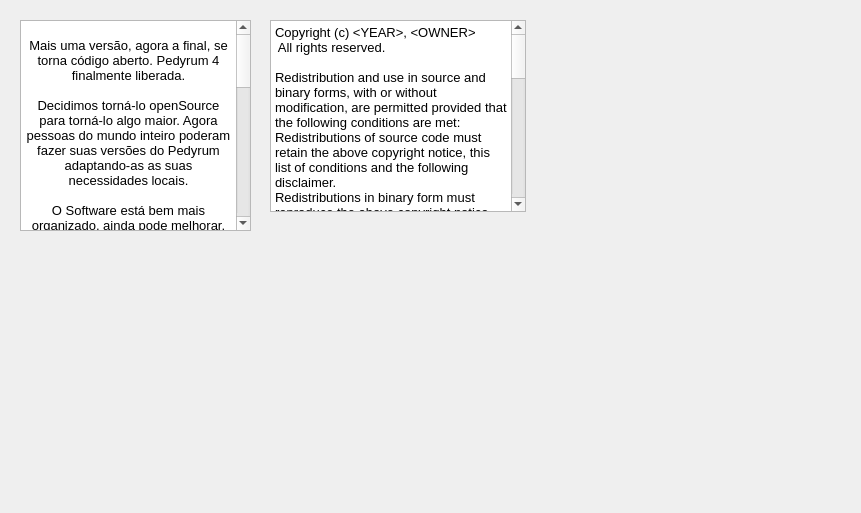
<?xml version="1.0" encoding="UTF-8"?>
<ui version="4.0">
 <class>Pedyrum</class>
 <widget class="QMainWindow" name="Pedyrum">
  <property name="geometry">
   <rect>
    <x>0</x>
    <y>0</y>
    <width>861</width>
    <height>513</height>
   </rect>
  </property>
  <property name="windowTitle">
   <string>Pedyrum</string>
  </property>
  <property name="windowIcon">
   <iconset resource="Files.qrc">
    <normaloff>:/Icon/pedyrum-icon</normaloff>:/Icon/pedyrum-icon</iconset>
  </property>
  <widget class="QWidget" name="wCenter">
   <widget class="QTextBrowser" name="textBrowser">
    <property name="geometry">
     <rect>
      <x>20</x>
      <y>20</y>
      <width>231</width>
      <height>211</height>
     </rect>
    </property>
    <property name="html">
     <string>&lt;!DOCTYPE HTML PUBLIC &quot;-//W3C//DTD HTML 4.0//EN&quot; &quot;http://www.w3.org/TR/REC-html40/strict.dtd&quot;&gt;
&lt;html&gt;&lt;head&gt;&lt;meta name=&quot;qrichtext&quot; content=&quot;1&quot; /&gt;&lt;style type=&quot;text/css&quot;&gt;
p, li { white-space: pre-wrap; }
&lt;/style&gt;&lt;/head&gt;&lt;body style=&quot; font-family:'MS Shell Dlg 2'; font-size:8.25pt; font-weight:400; font-style:normal;&quot;&gt;
&lt;p align=&quot;center&quot; style=&quot;-qt-paragraph-type:empty; margin-top:0px; margin-bottom:0px; margin-left:0px; margin-right:0px; -qt-block-indent:0; text-indent:0px; font-size:8pt;&quot;&gt;&lt;/p&gt;
&lt;p align=&quot;center&quot; style=&quot; margin-top:0px; margin-bottom:0px; margin-left:0px; margin-right:0px; -qt-block-indent:0; text-indent:0px;&quot;&gt;&lt;span style=&quot; font-size:10pt;&quot;&gt;Mais uma versão, agora a final, se torna código aberto. Pedyrum 4 finalmente liberada.&lt;/span&gt;&lt;/p&gt;
&lt;p align=&quot;center&quot; style=&quot;-qt-paragraph-type:empty; margin-top:0px; margin-bottom:0px; margin-left:0px; margin-right:0px; -qt-block-indent:0; text-indent:0px; font-size:10pt;&quot;&gt;&lt;/p&gt;
&lt;p align=&quot;center&quot; style=&quot; margin-top:0px; margin-bottom:0px; margin-left:0px; margin-right:0px; -qt-block-indent:0; text-indent:0px;&quot;&gt;&lt;span style=&quot; font-size:10pt;&quot;&gt;Decidimos torná-lo openSource para torná-lo algo maior. Agora pessoas do mundo inteiro poderam fazer suas versões do Pedyrum adaptando-as as suas necessidades locais.&lt;/span&gt;&lt;/p&gt;
&lt;p align=&quot;center&quot; style=&quot;-qt-paragraph-type:empty; margin-top:0px; margin-bottom:0px; margin-left:0px; margin-right:0px; -qt-block-indent:0; text-indent:0px; font-size:10pt;&quot;&gt;&lt;/p&gt;
&lt;p align=&quot;center&quot; style=&quot; margin-top:0px; margin-bottom:0px; margin-left:0px; margin-right:0px; -qt-block-indent:0; text-indent:0px;&quot;&gt;&lt;span style=&quot; font-size:10pt;&quot;&gt;O Software está bem mais organizado, ainda pode melhorar, mas sem dúvida muito melhor que as versões anteriores, o download do código estará disponível no nosso site.&lt;/span&gt;&lt;/p&gt;
&lt;p align=&quot;center&quot; style=&quot;-qt-paragraph-type:empty; margin-top:0px; margin-bottom:0px; margin-left:0px; margin-right:0px; -qt-block-indent:0; text-indent:0px; font-size:10pt;&quot;&gt;&lt;/p&gt;
&lt;p align=&quot;center&quot; style=&quot; margin-top:0px; margin-bottom:0px; margin-left:0px; margin-right:0px; -qt-block-indent:0; text-indent:0px;&quot;&gt;&lt;span style=&quot; font-size:10pt;&quot;&gt;Não vamos dar suporte, ou qualquer forma de garantias no que se refere ao Pedyrum, tão pouco vamos comercializa-lo, agora qualquer pessoa que tenha conhecimentos técnico do seu código e do seu funcionamento poderá fazer isso, estará por sua conta e risco. Não abandonamos o desenvolvimento, mas agora as versões devem demorar mais para sair.&lt;/span&gt;&lt;/p&gt;
&lt;p align=&quot;center&quot; style=&quot;-qt-paragraph-type:empty; margin-top:0px; margin-bottom:0px; margin-left:0px; margin-right:0px; -qt-block-indent:0; text-indent:0px; font-size:10pt;&quot;&gt;&lt;/p&gt;
&lt;p align=&quot;center&quot; style=&quot; margin-top:0px; margin-bottom:0px; margin-left:0px; margin-right:0px; -qt-block-indent:0; text-indent:0px;&quot;&gt;&lt;span style=&quot; font-size:10pt;&quot;&gt;O motivo de estamos deixando o desenvolvimento com menor prioridade, é que agora nós pretendemos criar novos projetos, iremos focar em mobilidade e web, e já temos projetos em construção, mas como dissemos anteriormente qualquer um poderá dar continuidade ao software apartir dessa versão.&lt;/span&gt;&lt;/p&gt;
&lt;p align=&quot;center&quot; style=&quot;-qt-paragraph-type:empty; margin-top:0px; margin-bottom:0px; margin-left:0px; margin-right:0px; -qt-block-indent:0; text-indent:0px; font-size:10pt;&quot;&gt;&lt;/p&gt;
&lt;p align=&quot;center&quot; style=&quot; margin-top:0px; margin-bottom:0px; margin-left:0px; margin-right:0px; -qt-block-indent:0; text-indent:0px;&quot;&gt;&lt;span style=&quot; font-size:10pt;&quot;&gt;Bem-vindos ao Pedyrum 4.&lt;/span&gt;&lt;/p&gt;
&lt;p align=&quot;center&quot; style=&quot;-qt-paragraph-type:empty; margin-top:0px; margin-bottom:0px; margin-left:0px; margin-right:0px; -qt-block-indent:0; text-indent:0px; font-size:10pt;&quot;&gt;&lt;/p&gt;
&lt;p align=&quot;center&quot; style=&quot;-qt-paragraph-type:empty; margin-top:0px; margin-bottom:0px; margin-left:0px; margin-right:0px; -qt-block-indent:0; text-indent:0px; font-size:10pt;&quot;&gt;&lt;/p&gt;
&lt;p style=&quot;-qt-paragraph-type:empty; margin-top:0px; margin-bottom:0px; margin-left:0px; margin-right:0px; -qt-block-indent:0; text-indent:0px; font-size:11pt;&quot;&gt;&lt;/p&gt;&lt;/body&gt;&lt;/html&gt;</string>
    </property>
   </widget>
   <widget class="QTextBrowser" name="textBrowser_2">
    <property name="geometry">
     <rect>
      <x>270</x>
      <y>20</y>
      <width>256</width>
      <height>192</height>
     </rect>
    </property>
    <property name="html">
     <string>&lt;!DOCTYPE HTML PUBLIC &quot;-//W3C//DTD HTML 4.0//EN&quot; &quot;http://www.w3.org/TR/REC-html40/strict.dtd&quot;&gt;
&lt;html&gt;&lt;head&gt;&lt;meta name=&quot;qrichtext&quot; content=&quot;1&quot; /&gt;&lt;style type=&quot;text/css&quot;&gt;
p, li { white-space: pre-wrap; }
&lt;/style&gt;&lt;/head&gt;&lt;body style=&quot; font-family:'MS Shell Dlg 2'; font-size:8.25pt; font-weight:400; font-style:normal;&quot;&gt;
&lt;p style=&quot; margin-top:0px; margin-bottom:0px; margin-left:0px; margin-right:0px; -qt-block-indent:0; text-indent:0px;&quot;&gt;&lt;span style=&quot; font-size:10pt;&quot;&gt;Copyright (c) &amp;lt;YEAR&amp;gt;, &amp;lt;OWNER&amp;gt;&lt;/span&gt;&lt;/p&gt;
&lt;p style=&quot; margin-top:0px; margin-bottom:0px; margin-left:0px; margin-right:0px; -qt-block-indent:0; text-indent:0px;&quot;&gt;&lt;span style=&quot; font-size:10pt;&quot;&gt; All rights reserved.&lt;/span&gt;&lt;/p&gt;
&lt;p style=&quot;-qt-paragraph-type:empty; margin-top:0px; margin-bottom:0px; margin-left:0px; margin-right:0px; -qt-block-indent:0; text-indent:0px; font-size:10pt;&quot;&gt;&lt;/p&gt;
&lt;p style=&quot; margin-top:0px; margin-bottom:0px; margin-left:0px; margin-right:0px; -qt-block-indent:0; text-indent:0px;&quot;&gt;&lt;span style=&quot; font-size:10pt;&quot;&gt;Redistribution and use in source and binary forms, with or without modification, are permitted provided that the following conditions are met:&lt;/span&gt;&lt;/p&gt;
&lt;p style=&quot; margin-top:0px; margin-bottom:0px; margin-left:0px; margin-right:0px; -qt-block-indent:0; text-indent:0px;&quot;&gt;&lt;span style=&quot; font-size:10pt;&quot;&gt;Redistributions of source code must retain the above copyright notice, this list of conditions and the following disclaimer.&lt;/span&gt;&lt;/p&gt;
&lt;p style=&quot; margin-top:0px; margin-bottom:0px; margin-left:0px; margin-right:0px; -qt-block-indent:0; text-indent:0px;&quot;&gt;&lt;span style=&quot; font-size:10pt;&quot;&gt;Redistributions in binary form must reproduce the above copyright notice, this list of conditions and the following disclaimer in the documentation and/or other materials provided with the distribution.&lt;/span&gt;&lt;/p&gt;
&lt;p style=&quot;-qt-paragraph-type:empty; margin-top:0px; margin-bottom:0px; margin-left:0px; margin-right:0px; -qt-block-indent:0; text-indent:0px; font-size:10pt;&quot;&gt;&lt;/p&gt;
&lt;p style=&quot; margin-top:0px; margin-bottom:0px; margin-left:0px; margin-right:0px; -qt-block-indent:0; text-indent:0px;&quot;&gt;&lt;span style=&quot; font-size:10pt;&quot;&gt;THIS SOFTWARE IS PROVIDED BY THE COPYRIGHT HOLDERS AND CONTRIBUTORS &amp;quot;AS IS&amp;quot; AND ANY EXPRESS OR IMPLIED WARRANTIES, INCLUDING, BUT NOT LIMITED TO, THE IMPLIED WARRANTIES OF MERCHANTABILITY AND FITNESS FOR A PARTICULAR PURPOSE ARE DISCLAIMED. IN NO EVENT SHALL THE COPYRIGHT HOLDER OR CONTRIBUTORS BE LIABLE FOR ANY DIRECT, INDIRECT, INCIDENTAL, SPECIAL, EXEMPLARY, OR CONSEQUENTIAL DAMAGES (INCLUDING, BUT NOT LIMITED TO, PROCUREMENT OF SUBSTITUTE GOODS OR SERVICES; LOSS OF USE, DATA, OR PROFITS; OR BUSINESS INTERRUPTION) HOWEVER CAUSED AND ON ANY THEORY OF LIABILITY, WHETHER IN CONTRACT, STRICT LIABILITY, OR TORT (INCLUDING NEGLIGENCE OR OTHERWISE) ARISING IN ANY WAY OUT OF THE USE OF THIS SOFTWARE, EVEN IF ADVISED OF THE POSSIBILITY OF SUCH DAMAGE.&lt;/span&gt;&lt;/p&gt;&lt;/body&gt;&lt;/html&gt;</string>
    </property>
   </widget>
  </widget>
 </widget>
 <layoutdefault spacing="6" margin="11"/>
 <resources>
  <include location="Files.qrc"/>
 </resources>
 <connections/>
</ui>
